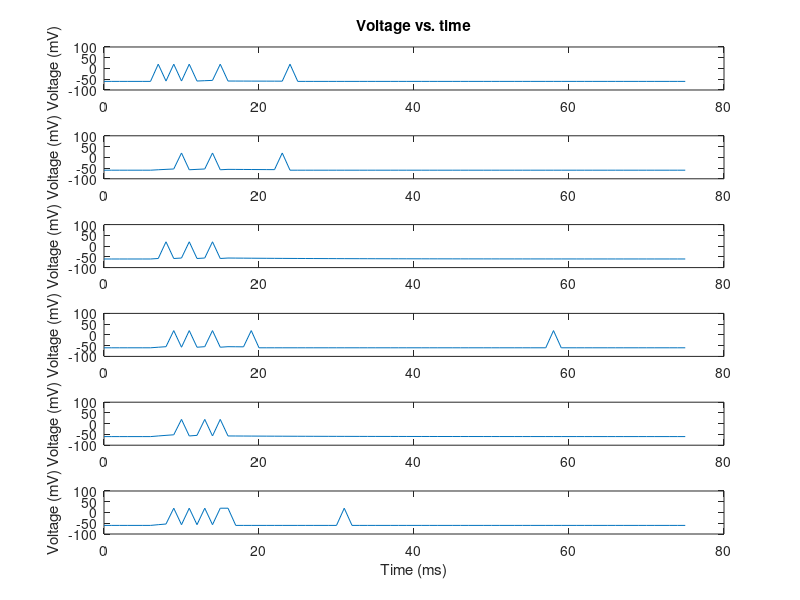

Here is the MATLAB script that generated this plot: (Note: this script raises an error after producing the figure.)
%% Simulation

%%%DEFINE PARAMETERS
dt=1; %time step ms
t_end=75; %total run time ms
t_StimStart=6; %time to start injecting current
t_StimEnd=15; %time to end injecting current
V_th=-55; %spike threshold [mV]
E_L=-60; %resting membrane potential [mV]
V_reset=-60; %value to reset voltage to after a spike [mV]
V_spike=20; %value to draw a spike to, when cell spikes
tau=15; %membrane time constant [ms]
R_m=10; %membrane resistance [MOhm]

%%%DEFINE INITIAL VALUES AND VECTORS TO HOLD RESULTS
t_vect=0:dt:t_end; 
V_vect=zeros(1,length(t_vect));
V_plot_vect=zeros(1,length(t_vect));
V_plot_vect2=zeros(1,length(t_vect));


%%
%INTEGRATE THE EQUATION tau*dV/dt = -V + E_L + I_e*R_m
PlotNum=0;
I_Stim_vect=.5:0.1:1.0; %magnitudes of pulse of injected current [nA]
spTrain=zeros(t_end,length(I_Stim_vect));
clear I_e_vect_mat

for I_Stim=I_Stim_vect; %loop over different I_Stim values
    
    PlotNum = PlotNum+1;
    i=1; %index denoting which element of V is being assigned
        
    V_vect(i)=E_L; %first element of V, i.e. value of V at t=0
    V_plot_vect(i)=V_vect(i); %if no spike, then just plot the actual voltage V
    V_plot_vect2(i)=V_vect(i);
    I_e_vect=zeros(1,t_StimStart/dt); %portion of I_e_vect from t=0 to t_StimStart
    I_e_vect=[I_e_vect I_Stim*ones(1,1+((t_StimEnd-t_StimStart)/dt))];
    I_e_vect=[I_e_vect zeros(1,(t_end-t_StimEnd)/dt)];
%     I_e_vect=awgn(I_e_vect,10,'measured');
    I_e_vect_mat(:,PlotNum)=I_e_vect;
    
    NumSpikes=0; %holds number of spikes that have occurred
    
    tao=exprnd(1);
    lambda(i)=log(exp(V_vect(i)-V_th)+1);
    last_spike = 1;
    
    for t=dt:dt:t_end %loop through values of t in steps of df ms        
        %V_inf = E_L + I_e_vect(i)*R_m;
        %V_vect(i+1) = V_inf + (V_vect(i)-V_inf)*exp(-dt/tau);
        
        V_vect(i+1) = V_vect(i) + (E_L-V_vect(i) + I_e_vect(i)*R_m*5)/tau; %Euler's method
        lambda(i+1)=log(exp(V_vect(i+1)-V_th)+1);
        
        %if statement below says what to do if voltage crosses threshold
        if sum(lambda(last_spike+1:i+1))>tao %cell spiked
            V_plot_vect2(i+1) = V_vect(i+1);
            V_vect(i+1)=V_reset; %set voltage back to V_reset
            V_plot_vect(i+1)=V_spike; %set vector that will be plotted to show a spike here
            
            NumSpikes=NumSpikes+1; %add 1 to the total spike count
            spTrain(i,PlotNum)=1;
            if last_spike == i+1
                disp('two spikes in a row!!')
                return
            end
            last_spike = i+1;
            tao=exprnd(1);
%             lambda(1:i)=0;
%             lambda(i+1)=log(exp(V_vect(i+1)-V_th)+1);
        else %voltage didn't cross threshold so cell does not spike
            V_plot_vect(i+1)=V_vect(i+1); %plot actual voltage
            V_plot_vect2(i+1) = V_vect(i+1);
%             lambda(i+1)=log(exp(V_vect(i+1)-V_th)+1);
        end
        i=i+1; %add 1 to index,corresponding to moving forward 1 time step
    end    
    
    
    %MAKE PLOTS
    figure(2)
    subplot(length(I_Stim_vect),1,PlotNum)
    plot(t_vect,V_plot_vect);
%     hold on
%     plot(t_vect,lambda*100)
    if (PlotNum==1)
        title('Voltage vs. time');
    end
    if (PlotNum==length(I_Stim_vect))
        xlabel('Time (ms)');
    end
    ylabel('Voltage (mV)');
    ylim([-100 100])
    
    if I_Stim ~= I_Stim_vect(end)
        clear lambda
        V_vect=zeros(1,length(t_vect));
        V_plot_vect=zeros(1,length(t_vect));
    end
end


%%
k=R_m/tau;g=1/tau;

I_e=I_e_vect_mat(1:end-1,:);trainM=spTrain;

[expg_Vreset,expg_EL,expg_k]=gconv(I_e,trainM,g); %temporally convolve paramters with g upto spike time

figure;
plot(t_vect(2:end),V_reset.*expg_Vreset(:,end) +E_L.*expg_EL(:,end) + k.*expg_k(:,end),'r');
set(gca,'FontSize',16);
xlabel('Time (ms)');ylabel('Voltage (mV)');
hold on
plot(t_vect(2:end),V_plot_vect2(2:end),'b');
plot([0 t_end],[V_th V_th],'k');
scatter(find(trainM(:,end)),V_vect(find(trainM(:,end))+1))
% plot(t_vect(2:end),lambda(2:end)*50 - 65)
hold off
xlim([0 t_end]);
legend('Fitted V(t)','True V(t)');

%%
link = @(mu) log(exp(mu)-1);  %link = @(mu) mu + log(1-exp(-mu));
derlink = @(mu) exp(mu)./(exp(mu)-1);
invlink = @(resp) log(1 + exp(resp));
F = {link, derlink, invlink};

[betahat_conv,~,stats_conv]=glmfit([expg_Vreset(:) expg_k(:)],trainM(:),'Poisson','link',F);

[betahat_conv(1) E_L-V_th;betahat_conv(2) V_reset-E_L;betahat_conv(3) k]

%% Prediction
I_eg_fit=I_e(:,1); %select an input amplitude
betahat=betahat_conv;
ntrial=10;
ntime=length(I_eg_fit);
simTrain=zeros(ntime,ntrial);
lambdaMat=zeros(ntime,ntrial);
spiketime=zeros(ntime,ntrial);
fit_expg_Vreset=zeros(ntime,ntrial);
fit_expg_k=zeros(ntime,ntrial);
for tr=1:ntrial
    tao=exprnd(1);step=zeros(ntime,1);
    j=1;lastSpT=0;
    fit_expg_Vreset(j,tr)=exp(-g*(j-lastSpT));
    fit_expg_k(j,tr)=exp(-g.*(j-[lastSpT+1:j]))*I_eg_fit(lastSpT+1:j);
    a=[fit_expg_Vreset(j,tr) fit_expg_k(j,tr)];
    step(j)=log(exp(betahat(1)+dot(betahat(2:end),a))+1);
    lambdaMat(j,tr)=step(j);
while (j<=ntime)
    if sum(step)>tao
        step=zeros(ntime,1);
        simTrain(j,tr)=1; %spike
        tao=exprnd(1);
        lastSpT=j;
        if j==ntime
            break
        else
            j=j+1;
            fit_expg_Vreset(j,tr)=exp(-g*(j-lastSpT));
            fit_expg_k(j,tr)=exp(-g.*(j-[lastSpT+1:j]))*I_eg_fit(lastSpT+1:j);
            a=[fit_expg_Vreset(j,tr) fit_expg_k(j,tr)];
            step(j)=log(exp(betahat(1)+dot(betahat(2:end),a))+1);
            lambdaMat(j,tr)=step(j);
        end
    else
        simTrain(j,tr)=0;
        if j==ntime
            break
        else
            j=j+1;
            fit_expg_Vreset(j,tr)=exp(-g*(j-lastSpT));
            fit_expg_k(j,tr)=exp(-g.*(j-[lastSpT+1:j]))*I_eg_fit(lastSpT+1:j);
            a=[fit_expg_Vreset(j,tr) fit_expg_k(j,tr)];
            step(j)=log(exp(betahat(1)+dot(betahat(2:end),a))+1);
            lambdaMat(j,tr)=step(j);
        end
    end
end
end


figure;
imagesc(simTrain');
colormap(flipud(gray));
xlabel('Time (ms)');ylabel('Trial (100mV)');
box off;


